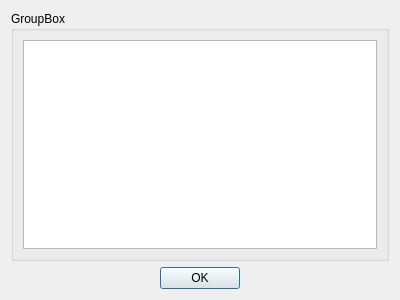
<?xml version="1.0" encoding="UTF-8"?>
<ui version="4.0">
 <class>ListDialog</class>
 <widget class="QDialog" name="ListDialog">
  <property name="geometry">
   <rect>
    <x>0</x>
    <y>0</y>
    <width>400</width>
    <height>300</height>
   </rect>
  </property>
  <property name="windowTitle">
   <string>Dialog</string>
  </property>
  <layout class="QVBoxLayout" name="verticalLayout">
   <item>
    <widget class="QGroupBox" name="groupBox">
     <property name="title">
      <string>GroupBox</string>
     </property>
     <layout class="QHBoxLayout" name="horizontalLayout">
      <item>
       <widget class="QListWidget" name="listWidget"/>
      </item>
     </layout>
    </widget>
   </item>
   <item>
    <widget class="QDialogButtonBox" name="buttonBox">
     <property name="orientation">
      <enum>Qt::Horizontal</enum>
     </property>
     <property name="standardButtons">
      <set>QDialogButtonBox::Ok</set>
     </property>
     <property name="centerButtons">
      <bool>true</bool>
     </property>
    </widget>
   </item>
  </layout>
 </widget>
 <resources/>
 <connections>
  <connection>
   <sender>buttonBox</sender>
   <signal>accepted()</signal>
   <receiver>ListDialog</receiver>
   <slot>accept()</slot>
   <hints>
    <hint type="sourcelabel">
     <x>248</x>
     <y>254</y>
    </hint>
    <hint type="destinationlabel">
     <x>157</x>
     <y>274</y>
    </hint>
   </hints>
  </connection>
  <connection>
   <sender>buttonBox</sender>
   <signal>rejected()</signal>
   <receiver>ListDialog</receiver>
   <slot>reject()</slot>
   <hints>
    <hint type="sourcelabel">
     <x>316</x>
     <y>260</y>
    </hint>
    <hint type="destinationlabel">
     <x>286</x>
     <y>274</y>
    </hint>
   </hints>
  </connection>
 </connections>
</ui>
